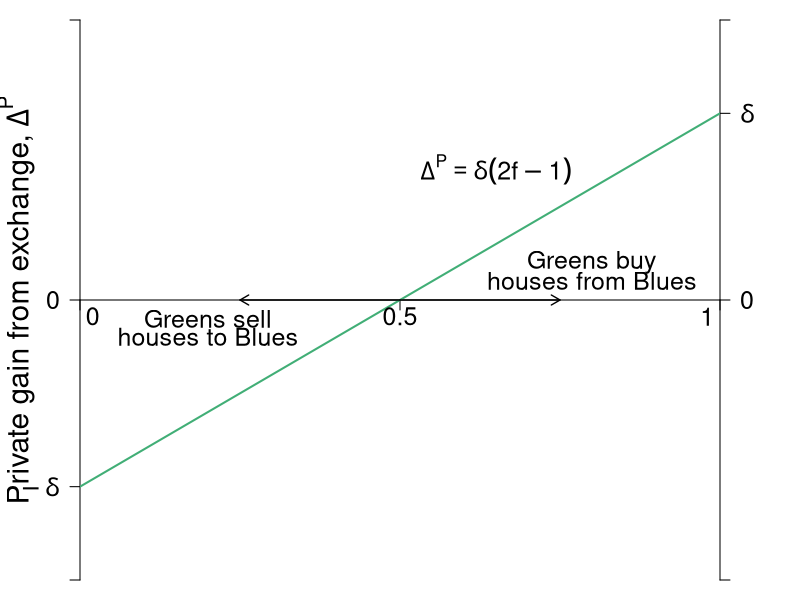

Source code (R):
#Graph Designer: Simon Halliday + Scott Cohn
#Authors: Bowles and Halliday
#Title: Coordination, Conflict and Competition: A Text in Microeconomics

library(shape)
pdf(file = "public_mechanism/housing_pre_tax_benefit.pdf", width = 7, height = 7)

# Set parameters for graphics
axislabelsize <- 1.8
labelsize <- 1.5
namesize <- 1.8
annotatesize <- 1.5
graphlinewidth <- 2
segmentlinewidth <- 1.5

COL <- c("#7fc97f", "#beaed4", "#fdc086", "#ffff99", "#386cb0", "#f0027f", "#bf5b17", "#666666")
COLA <- c("#e0f3db", "#99d8c9","#66c2a4","#41ae76", "#238b45", "#005824")
COLB <- c("#c6dbef", "#4eb3d3", "#2b8cbe", "#0868ac","#084081")
COLC <- c("#fcfbfd", "#efedf5", "#dadaeb", "#bcbddc", "#9e9ac8", "#807dba", "#6a51a3", "#54278f", "#3f007d")
grays <- gray.colors(25, start = 1, end = 0, alpha = 1)

#Edited the margins to cater for the larger LHS labels
par(mar =  c(1, 4, 1, 4))

# Post Tax Benefit

delta_P <- function(delta = 0.1, f){
  2*delta*(2*f - 1) 
}


#Add limits on axes and levels of utility for each function 
ylims <- c(-0.3, 0.3)
xlims <- c(0, 1)

npts <- 501 
x <- seq(xlims[1], xlims[2], length.out = npts)
y <- seq(ylims[1], ylims[2], length.out = npts) 

plot(0, 0, xlim = xlims, ylim = ylims, type = "n",
     xlab = expression(paste("")),
     ylab = expression(paste("")), 
     xaxt = "n", 
     yaxt = "n", 
     cex.lab = axislabelsize, 
     bty = "n", 
     xaxs="i", 
     yaxs="i"
)

#x and y limits with plain axes without ticks/numbers to match previous graph; y axes on both sides

ticksy <- c(ylims[1], delta_P(delta = 0.1, f = 0), 0,  ylims[2]) 
ylabels <- c(NA, expression(paste(-delta)), 0, NA)
ticksx <- c(xlims[1], 0.5, xlims[2])
xlabels <- c(NA, NA, NA)
ticksy2 <- c(ylims[1], delta_P(delta = 0.1, f = 1), 0, ylims[2])
#ylabels2 <- c(NA,expression( paste(4, delta, - bgroup("(", 2 *  delta + frac(1, 2), ")" ))), 0, NA)
ylabels2 <- c(NA,expression( paste(delta)), 0, NA)

axis(1, at = ticksx, pos = 0, labels = xlabels, cex.axis = labelsize)
axis(2, at = ticksy, pos = 0, labels = ylabels, las = 1, cex.axis = labelsize)
axis(4, at = ticksy2, pos = 1, labels = ylabels2, las = 1, cex.axis = labelsize)

npts <- 503 
xx1 <- seq(xlims[1], xlims[2], length.out = npts)


#Axis labels 
text(0.5, -.6, expression(paste("Proportion of greens, ", f)), xpd = TRUE, cex = axislabelsize, srt = 0) 
text(xlims[1] - 0.1, 0, expression(paste("Private gain from exchange, ", Delta^P)), xpd = TRUE, cex = axislabelsize, srt = 90) 

# Private Return
lines(xx1, delta_P(f = xx1), col = COLA[4], lwd = graphlinewidth)

# Text Labels
text(0.2, - 0.02, expression(paste("Greens sell")), cex = labelsize)
text(0.2, - 0.04, expression(paste("houses to Blues")), cex = labelsize)

text(0.8, 0.04, expression(paste("Greens buy")), cex = labelsize)
text(0.8, 0.02, expression(paste("houses from Blues")), cex = labelsize)

text(0.65, 0.14, expression(paste(Delta^P == delta*(2*f - 1))), cex = labelsize)

text(0.02, -0.0175, paste(0), cex = labelsize)
text(0.5, -0.0175, paste(0.5), cex = labelsize)
text(0.98, -0.0175, paste(1), cex = labelsize)

#Axis arrow
arrows(0.5, 0, 0.25, 0, code = 2, length = 0.1, lwd = 0.75*axislabelsize, lty = 1)
arrows(0.5, 0, 0.75, 0, code = 2, length = 0.1, lwd = 0.75*axislabelsize, lty = 1)

dev.off()
